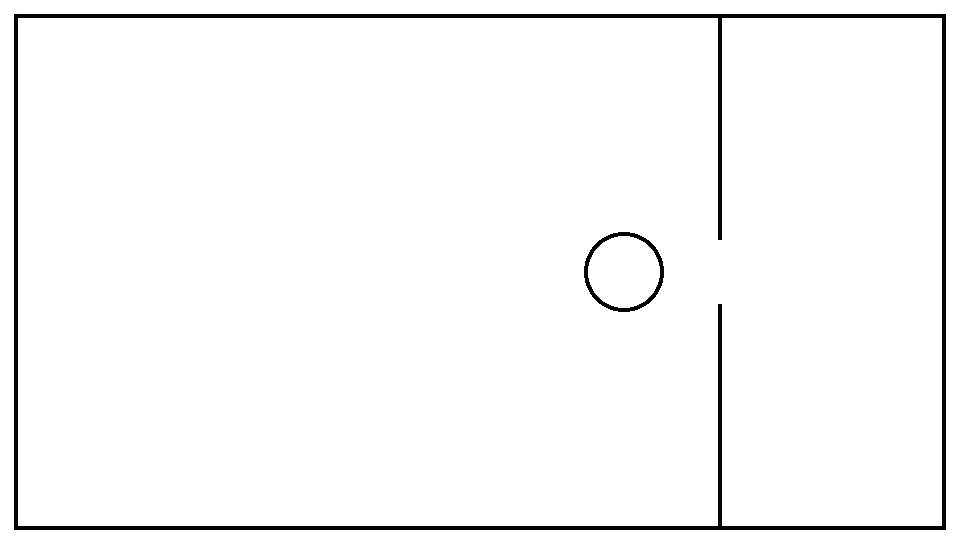

Rendered tile map (Tiled .tmx) drawn with the repository's tilesets; below, a short description and the map source with its tile grids summarised:
An orthogonal 30x17 tile map with 32x32 px tiles, 3 tile layers (floor, tables, walls) and 225 objects.

<map version="1.2" tiledversion="1.3.1" orientation="orthogonal" renderorder="right-down" compressionlevel="0" width="30" height="17" tilewidth="32" tileheight="32" infinite="0" nextlayerid="12" nextobjectid="318">
 <editorsettings>
  <export target="../maps/map2.json" format="json" />
 </editorsettings>
 <tileset firstgid="1" name="minimal-tileset" tilewidth="32" tileheight="32" tilecount="99" columns="9">
  <image source="../maps/minimal-tileset.png" width="288" height="352" />
 </tileset>
 <layer id="1" name="floor" width="30" height="17">
  <data>[510 cells, 510 non-empty, 1 distinct tile ids]</data>
 </layer>
 <layer id="2" name="tables" width="30" height="17">
  <data>[510 cells, 0 non-empty, 0 distinct tile ids]</data>
 </layer>
 <layer id="3" name="walls" width="30" height="17">
  <data>[510 cells, 112 non-empty, 18 distinct tile ids]</data>
 </layer>
 <objectgroup id="4" name="navmesh" visible="0">
  <object id="3" x="728" y="24" width="208" height="496" />
  <object id="4" x="718" y="240" width="10" height="32" />
  <object id="133" x="24" y="24" width="456" height="168" />
  <object id="134" x="704" y="256" width="14" height="32" />
  <object id="135" x="584" y="312" width="24" height="8" />
  <object id="136" x="584" y="224" width="24" height="8" />
  <object id="139" x="608" y="312" width="32" height="8" />
  <object id="140" x="640" y="312" width="24" height="8" />
  <object id="141" x="608" y="224" width="32" height="8" />
  <object id="142" x="640" y="224" width="24" height="8" />
  <object id="143" x="584" y="320" width="24" height="16" />
  <object id="144" x="608" y="320" width="32" height="16" />
  <object id="145" x="640" y="320" width="24" height="16" />
  <object id="146" x="584" y="336" width="24" height="16" />
  <object id="147" x="608" y="336" width="32" height="16" />
  <object id="148" x="640" y="336" width="24" height="16" />
  <object id="149" x="664" y="312" width="54" height="8" />
  <object id="150" x="664" y="320" width="54" height="16" />
  <object id="151" x="664" y="336" width="54" height="16" />
  <object id="152" x="584" y="208" width="24" height="16" />
  <object id="153" x="584" y="192" width="24" height="16" />
  <object id="154" x="608" y="192" width="32" height="16" />
  <object id="155" x="608" y="208" width="32" height="16" />
  <object id="156" x="640" y="208" width="24" height="16" />
  <object id="157" x="640" y="192" width="24" height="16" />
  <object id="158" x="664" y="224" width="54" height="8" />
  <object id="159" x="664" y="208" width="54" height="16" />
  <object id="160" x="664" y="192" width="54" height="16" />
  <object id="161" x="584" y="128" width="134" height="64" />
  <object id="162" x="584" y="352" width="134" height="64" />
  <object id="163" x="24" y="352" width="456" height="168" />
  <object id="164" x="24" y="192" width="456" height="160" />
  <object id="165" x="653" y="232" width="11" height="11" />
  <object id="166" x="653" y="301" width="11" height="11" />
  <object id="167" x="647" y="306" width="6" height="6" />
  <object id="168" x="658" y="295" width="6" height="6" />
  <object id="169" x="640" y="309" width="7" height="3" />
  <object id="170" x="661" y="288" width="3" height="7" />
  <object id="171" x="658" y="243" width="6" height="6" />
  <object id="172" x="661" y="249" width="3" height="7" />
  <object id="173" x="647" y="232" width="6" height="6" />
  <object id="174" x="640" y="232" width="7" height="3" />
  <object id="175" x="704" y="232" width="14" height="24" />
  <object id="176" x="704" y="288" width="14" height="24" />
  <object id="178" x="584" y="232" width="11" height="11" />
  <object id="179" x="584" y="301" width="11" height="11" />
  <object id="180" x="595" y="306" width="6" height="6" />
  <object id="181" x="584" y="295" width="6" height="6" />
  <object id="182" x="595" y="232" width="6" height="6" />
  <object id="183" x="584" y="243" width="6" height="6" />
  <object id="184" x="601" y="232" width="7" height="3" />
  <object id="185" x="601" y="309" width="7" height="3" />
  <object id="186" x="584" y="288" width="3" height="7" />
  <object id="187" x="584" y="249" width="3" height="7" />
  <object id="188" x="544" y="256" width="40" height="32" />
  <object id="189" x="544" y="288" width="40" height="24" />
  <object id="191" x="544" y="312" width="40" height="8" />
  <object id="192" x="544" y="232" width="40" height="24" />
  <object id="193" x="544" y="224" width="40" height="8" />
  <object id="194" x="544" y="192" width="40" height="32" />
  <object id="195" x="544" y="320" width="40" height="32" />
  <object id="197" x="544" y="352" width="40" height="96" />
  <object id="198" x="544" y="96" width="40" height="96" />
  <object id="199" x="544" y="24" width="40" height="72" />
  <object id="200" x="584" y="24" width="128" height="104" />
  <object id="201" x="584" y="416" width="128" height="104" />
  <object id="202" x="544" y="448" width="40" height="72" />
  <object id="203" x="480" y="320" width="64" height="64" />
  <object id="204" x="480" y="272" width="64" height="48" />
  <object id="208" x="480" y="24" width="64" height="72" />
  <object id="209" x="480" y="384" width="64" height="64" />
  <object id="211" x="480" y="224" width="64" height="48" />
  <object id="212" x="480" y="160" width="64" height="64" />
  <object id="213" x="480" y="96" width="64" height="64" />
  <object id="214" x="480" y="448" width="64" height="72" />
  <object id="215" x="664" y="232" width="16" height="24" />
  <object id="216" x="680" y="232" width="24" height="24" />
  <object id="217" x="664" y="288" width="16" height="24" />
  <object id="218" x="680" y="288" width="24" height="24" />
  <object id="219" x="664" y="272" width="16" height="16" />
  <object id="220" x="664" y="256" width="16" height="16" />
  <object id="221" x="680" y="256" width="24" height="16" />
  <object id="222" x="680" y="272" width="24" height="16" />
  <object id="226" x="718" y="272" width="10" height="32" />
 </objectgroup>
 <objectgroup id="5" name="fires" visible="0" />
 <objectgroup id="6" name="physical-walls">
  <object id="5" x="0" y="0" width="960" height="18" />
  <object id="7" x="0" y="526" width="960" height="18" />
  <object id="8" x="718" y="304" width="4" height="222" />
  <object id="10" x="718" y="18" width="4" height="222" />
  <object id="11" x="942" y="18" width="18" height="508" />
  <object id="12" x="0" y="18" width="18" height="508" />
 </objectgroup>
 <objectgroup id="7" name="despawn-zones" visible="0">
  <object id="1" x="832" y="24" width="104" height="496" />
 </objectgroup>
 <objectgroup id="8" name="obstacles">
  <object id="247" x="608" y="235" width="32" height="6" />
  <object id="268" x="615" y="232" width="18" height="3" />
  <object id="269" x="587" y="256" width="6" height="32" />
  <object id="270" x="584" y="263" width="3" height="18" />
  <object id="271" x="588" y="253" width="6" height="3" />
  <object id="272" x="590" y="250" width="6" height="3" />
  <object id="273" x="592" y="247" width="6" height="3" />
  <object id="275" x="605" y="236" width="3" height="6" />
  <object id="276" x="602" y="238" width="3" height="6" />
  <object id="279" x="596" y="244" width="3" height="3" />
  <object id="280" x="608" y="303" width="32" height="6" />
  <object id="281" x="615" y="309" width="18" height="3" />
  <object id="282" x="588" y="288" width="6" height="3" />
  <object id="283" x="590" y="291" width="6" height="3" />
  <object id="284" x="592" y="294" width="6" height="3" />
  </objectgroup>
 <objectgroup id="9" name="doors" visible="0">
  <!-- 90 objects omitted --></objectgroup>
 <objectgroup id="10" name="dudes" visible="0">
  <!-- 89 objects omitted --></objectgroup>
 <objectgroup id="11" name="signs" visible="0">
  <!-- 1 objects omitted --></objectgroup>
</map>
<!-- 119 of 225 objects omitted -->
